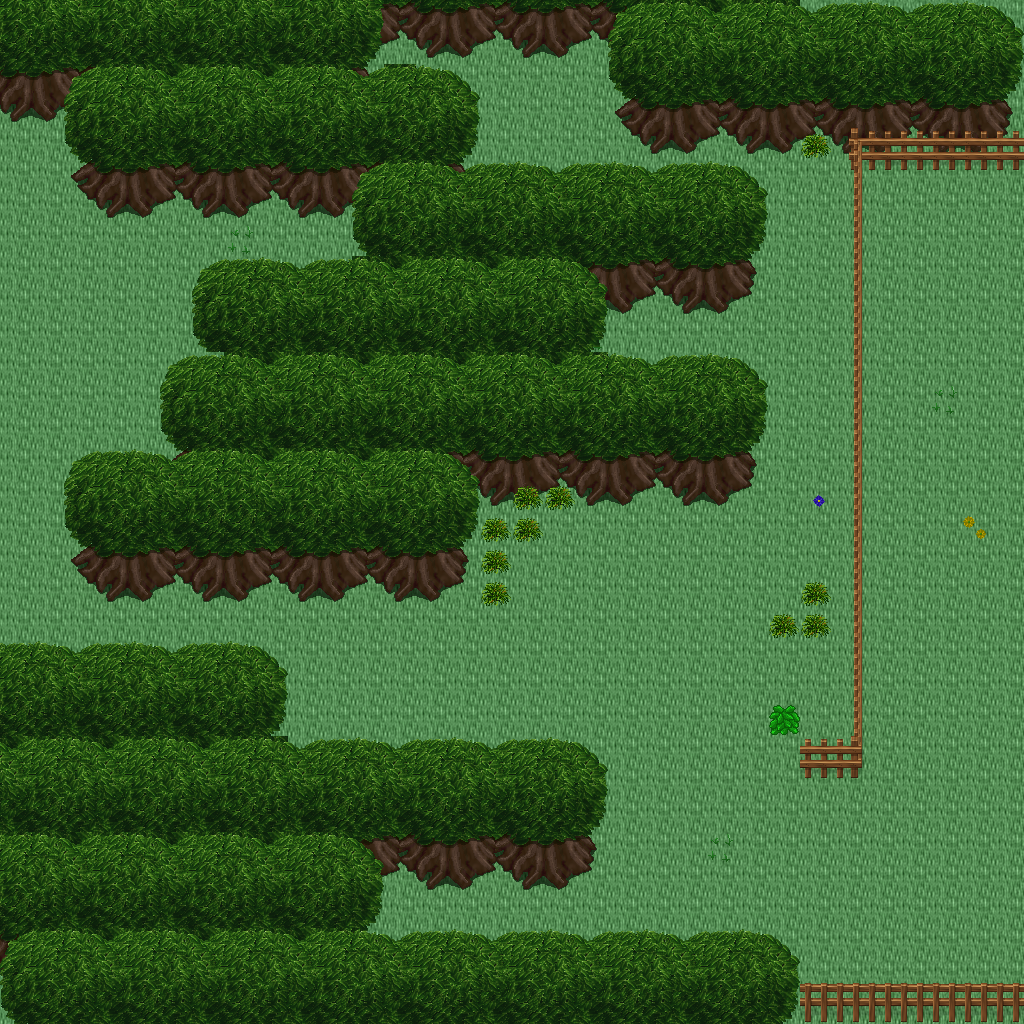

The image is a tile-based game level rendered from a .tmx file. Its description and source (layers, tilesets, objects; grid data summarised) follow:
An orthogonal 32x32 tile map with 32x32 px tiles, 5 tile layers (Ground, Objects, Objects2, Above, ...), 1 hidden layer not drawn, 32 tilesets.

<map version="1.10" tiledversion="1.11.0" orientation="orthogonal" renderorder="right-down" width="32" height="32" tilewidth="32" tileheight="32" infinite="0" nextlayerid="11" nextobjectid="1">
 <tileset firstgid="1" name="building_wall_int_wall_pale" tilewidth="32" tileheight="32" tilecount="16" columns="2">
  <image source="../drawable/building_wall_int_wall_pale.png" width="64" height="256" />
 </tileset>
 <tileset firstgid="17" name="ground_ground" tilewidth="32" tileheight="32" tilecount="33" columns="3">
  <image source="../drawable/ground_ground.png" width="96" height="352" />
 </tileset>
 <tileset firstgid="50" name="plant_bush_bushes" tilewidth="32" tileheight="32" tilecount="10" columns="5">
  <image source="../drawable/plant_bush_bushes.png" width="160" height="64" />
 </tileset>
 <tileset firstgid="60" name="plant_flower_daisy_blue" tilewidth="32" tileheight="32" tilecount="8" columns="2">
  <image source="../drawable/plant_flower_daisy_blue.png" width="64" height="128" />
 </tileset>
 <tileset firstgid="68" name="plant_flower_daisy_red" tilewidth="32" tileheight="32" tilecount="8" columns="2">
  <image source="../drawable/plant_flower_daisy_red.png" width="64" height="128" />
 </tileset>
 <tileset firstgid="76" name="plant_flower_daisy_white" tilewidth="32" tileheight="32" tilecount="8" columns="2">
  <image source="../drawable/plant_flower_daisy_white.png" width="64" height="128" />
 </tileset>
 <tileset firstgid="84" name="plant_flower_daisy_yellow" tilewidth="32" tileheight="32" tilecount="8" columns="2">
  <image source="../drawable/plant_flower_daisy_yellow.png" width="64" height="128" />
 </tileset>
 <tileset firstgid="92" name="plant_tree_tree_green" tilewidth="32" tileheight="32" tilecount="88" columns="8">
  <image source="../drawable/plant_tree_tree_green.png" width="256" height="352" />
 </tileset>
 <tileset firstgid="180" name="ground_ladder_steps" tilewidth="32" tileheight="32" tilecount="6" columns="3">
  <image source="../drawable/ground_ladder_steps.png" width="96" height="64" />
 </tileset>
 <tileset firstgid="186" name="building_fence_wooden_brown_fence" tilewidth="32" tileheight="32" tilecount="42" columns="7">
  <image source="../drawable/building_fence_wooden_brown_fence.png" width="224" height="192" />
 </tileset>
 <tileset firstgid="228" name="ground_earth_edges" tilewidth="32" tileheight="32" tilecount="18" columns="6">
  <image source="../drawable/ground_earth_edges.png" width="192" height="96" />
 </tileset>
 <tileset firstgid="246" name="ground_grass_edges" tilewidth="32" tileheight="32" tilecount="36" columns="12">
  <image source="../drawable/ground_grass_edges.png" width="384" height="96" />
 </tileset>
 <tileset firstgid="282" name="ground_grass_corners" tilewidth="32" tileheight="32" tilecount="24" columns="6">
  <image source="../drawable/ground_grass_corners.png" width="192" height="128" />
 </tileset>
 <tileset firstgid="306" name="logic_collision" tilewidth="32" tileheight="32" tilecount="1" columns="1">
  <image source="../drawable/logic_collision.png" width="32" height="32" />
 </tileset>
 <tileset firstgid="307" name="plant_tree_apple_tree" tilewidth="32" tileheight="32" tilecount="9" columns="3">
  <image source="../drawable/plant_tree_apple_tree.png" width="96" height="96" />
 </tileset>
 <tileset firstgid="316" name="plant_flower_pointed_yellow" tilewidth="32" tileheight="32" tilecount="2" columns="2">
  <image source="../drawable/plant_flower_pointed_yellow.png" width="64" height="32" />
 </tileset>
 <tileset firstgid="318" name="plant_flower_planted_containers" tilewidth="32" tileheight="32" tilecount="16" columns="4">
  <image source="../drawable/plant_flower_planted_containers.png" width="128" height="128" />
 </tileset>
 <tileset firstgid="334" name="item_firewood" tilewidth="32" tileheight="32" tilecount="12" columns="3">
  <image source="../drawable/item_firewood.png" width="96" height="128" />
 </tileset>
 <tileset firstgid="346" name="plant_flower_hothouse_flowers" tilewidth="32" tileheight="32" tilecount="72" columns="6">
  <image source="../drawable/plant_flower_hothouse_flowers.png" width="192" height="384" />
 </tileset>
 <tileset firstgid="418" name="ground_water_pool" tilewidth="32" tileheight="32" tilecount="72" columns="3">
  <image source="../drawable/ground_water_pool.png" width="96" height="768" />
 </tileset>
 <tileset firstgid="490" name="ground_rock_rubble" tilewidth="32" tileheight="32" tilecount="9" columns="3">
  <image source="../drawable/ground_rock_rubble.png" width="96" height="96" />
 </tileset>
 <tileset firstgid="499" name="logic_portal" tilewidth="32" tileheight="32" tilecount="24" columns="8">
  <image source="../drawable/logic_portal.png" width="256" height="96" />
 </tileset>
 <tileset firstgid="523" name="logic_creature_animal" tilewidth="32" tileheight="32" tilecount="32" columns="8">
  <image source="../drawable/logic_creature_animal.png" width="256" height="128" />
 </tileset>
 <tileset firstgid="555" name="logic_item_resources" tilewidth="32" tileheight="32" tilecount="6" columns="6">
  <image source="../drawable/logic_item_resources.png" width="192" height="32" />
 </tileset>
 <tileset firstgid="561" name="ground_rock_rocks_3" tilewidth="32" tileheight="32" tilecount="16" columns="4">
  <image source="../drawable/ground_rock_rocks_3.png" width="128" height="128" />
 </tileset>
 <tileset firstgid="577" name="ground_rock_rocks" tilewidth="32" tileheight="32" tilecount="4" columns="2">
  <image source="../drawable/ground_rock_rocks.png" width="64" height="64" />
 </tileset>
 <tileset firstgid="581" name="logic_item_fruits" tilewidth="32" tileheight="32" tilecount="16" columns="8">
  <image source="../drawable/logic_item_fruits.png" width="256" height="64" />
 </tileset>
 <tileset firstgid="597" name="item_postbox" tilewidth="32" tileheight="32" tilecount="4" columns="2">
  <image source="../drawable/item_postbox.png" width="64" height="64" />
 </tileset>
 <tileset firstgid="601" name="plant_tree_umbrella_thorn" tilewidth="32" tileheight="32" tilecount="18" columns="6">
  <image source="../drawable/plant_tree_umbrella_thorn.png" width="192" height="96" />
 </tileset>
 <tileset firstgid="619" name="plant_grasses" tilewidth="32" tileheight="32" tilecount="6" columns="3">
  <image source="../drawable/plant_grasses.png" width="96" height="64" />
 </tileset>
 <tileset firstgid="625" name="building_house_pink_blue" tilewidth="32" tileheight="32" tilecount="99" columns="11">
  <image source="../drawable/building_house_pink_blue.png" width="352" height="288" />
 </tileset>
 <tileset firstgid="724" name="logic_creature_fowl" tilewidth="32" tileheight="32" tilecount="6" columns="6">
  <image source="../drawable/logic_creature_fowl.png" width="192" height="32" />
 </tileset>
 <layer id="1" name="Ground" width="32" height="32">
  <data>[1024 cells, 1024 non-empty, 1 distinct tile ids]</data>
 </layer>
 <layer id="2" name="Objects" width="32" height="32">
  <data>[1024 cells, 195 non-empty, 23 distinct tile ids]</data>
 </layer>
 <layer id="3" name="Objects2" width="32" height="32">
  <data>[1024 cells, 10 non-empty, 1 distinct tile ids]</data>
 </layer>
 <layer id="4" name="Above" width="32" height="32">
  <data>[1024 cells, 486 non-empty, 23 distinct tile ids]</data>
 </layer>
 <layer id="5" name="Above2" width="32" height="32">
  <data>[1024 cells, 0 non-empty, 0 distinct tile ids]</data>
 </layer>
 <layer id="6" name="Walkable" width="32" height="32" visible="0">
  <data>[1024 cells, 546 non-empty, 1 distinct tile ids]</data>
 </layer>
 <objectgroup id="7" name="Mapevents" />
 <objectgroup id="8" name="Spawn" />
 <objectgroup id="9" name="Keys" />
 <objectgroup id="10" name="Replace" />
</map>
